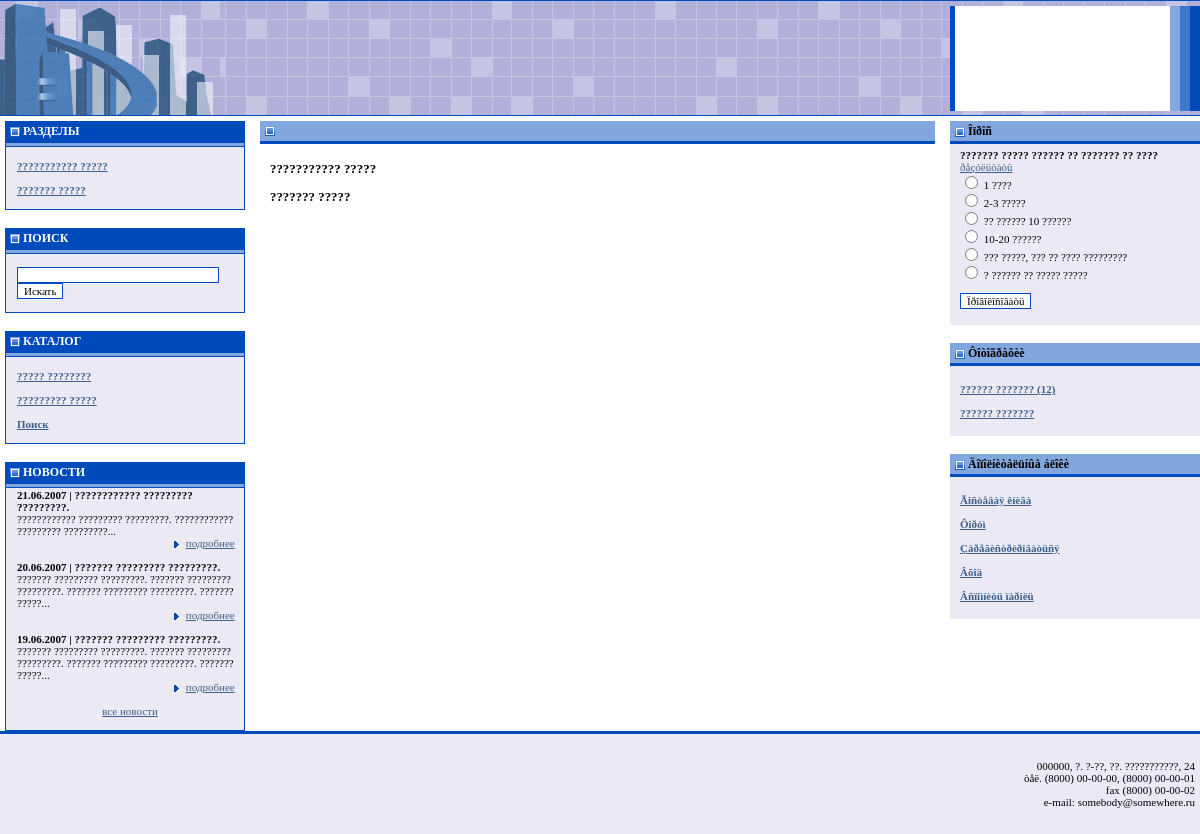
Screenshot of /source/index.php with the database file from the repository.
### tables this page shows
CREATE TABLE system_menu_catalog (
  id_catalog int(11) NOT NULL auto_increment,
  `name` tinytext NOT NULL,
  description text NOT NULL,
  keywords tinytext NOT NULL,
  modrewrite tinytext NOT NULL,
  pos int(11) NOT NULL default '0',
  hide enum('show','hide') NOT NULL default 'show',
  id_parent int(11) NOT NULL default '0',
  PRIMARY KEY  (id_catalog)
);

CREATE TABLE system_catalog (
  id_catalog int(11) NOT NULL auto_increment,
  `name` tinytext NOT NULL,
  description text NOT NULL,
  keywords tinytext NOT NULL,
  modrewrite tinytext NOT NULL,
  pos int(11) NOT NULL default '0',
  hide enum('show','hide') NOT NULL default 'show',
  id_parent int(11) NOT NULL default '0',
  PRIMARY KEY  (id_catalog)
);

CREATE TABLE system_news (
  id_news int(11) NOT NULL auto_increment,
  `name` tinytext NOT NULL,
  body text NOT NULL,
  putdate datetime NOT NULL default '0000-00-00 00:00:00',
  url tinytext NOT NULL,
  urltext tinytext NOT NULL,
  urlpict tinytext NOT NULL,
  hide enum('show','hide') NOT NULL default 'show',
  PRIMARY KEY  (id_news),
  FULLTEXT KEY `name` (`name`,body)
);

CREATE TABLE system_poll (
  id_catalog int(11) NOT NULL auto_increment,
  `name` text,
  archive enum('archive','active') NOT NULL default 'archive',
  hide enum('show','hide') NOT NULL default 'show',
  putdate datetime default NULL,
  PRIMARY KEY  (id_catalog)
);

CREATE TABLE system_poll_answer (
  id_position int(10) NOT NULL auto_increment,
  `name` text,
  pos int(4) default NULL,
  hits int(11) default NULL,
  id_catalog int(11) default NULL,
  PRIMARY KEY  (id_position)
);

CREATE TABLE system_photo_catalog (
  id_catalog int(11) NOT NULL auto_increment,
  `name` tinytext NOT NULL,
  description text NOT NULL,
  hide enum('show','hide') NOT NULL default 'show',
  pos int(11) NOT NULL,
  PRIMARY KEY  (id_catalog)
);

### source/config/config.php (called while the page is built, shortened)
<?php
  $tbl_news             = 'system_news';
  $tbl_catalog          = 'system_menu_catalog';
  $tbl_cat_catalog      = 'system_catalog';
  $tbl_contactaddress   = 'system_contactaddress';
  $tbl_poll             = 'system_poll';
  $tbl_poll_answer      = 'system_poll_answer';
  $tbl_photo_catalog    = 'system_photo_catalog';
  $tbl_photo_position   = 'system_photo_position';
?>

### source/templates/bottom.php (the view, shortened to what this page needs)
</td>
<td width="250" valign="top" style="padding-top: 5px;">
<table width="100%" border="0" cellpadding="0" cellspacing="0">
<tr>
<td height="20" bgcolor="#82A6DE" class="rightpanel_ttl"><img src="dataimg/dot_ttl.gif" align="absmiddle"> Îïðîñ</td>
</tr>
<tr>
<td height="3" nowrap bgcolor="#004BBC"></td>
</tr>
<tr>
<td bgcolor="#EBEAF4" class="rightpanel_txt">
  <?php
    $query = "SELECT * FROM $tbl_poll
              WHERE archive = 'active' AND
      	            hide = 'show'";
    $pol = mysql_query($query);
    if(mysql_num_rows($pol))
    {
      $poll = mysql_fetch_array($pol);
      echo "<b>$poll[name]</b><br>
            <a class=\"rightpanel_lnk\" href=poll.php>ðåçóëüòàòû</a>";
      $query = "SELECT * FROM $tbl_poll_answer
                WHERE id_catalog = $poll[id_catalog]
                ORDER BY pos";
      $ans = mysql_query($query);
      if(mysql_num_rows($ans))
      {
        echo "<form action=poll.php method=post>";
        while($answers = mysql_fetch_array($ans))
        {
          echo "<input type=radio name=id_position value=\"$answers[id_position]\"> $answers[name]<br>";
        }
        echo "<br><input class=in_input type=submit value=Ïðîãîëîñîâàòü>";
        echo "</form>";
      }
    }
  ?>
</td>
</tr>
<tr>
<td>&nbsp;</td>
</tr>
<tr>
<td height="20" bgcolor="#82A6DE" class="rightpanel_ttl"><img src="dataimg/dot_ttl.gif" align="absmiddle"> Ôîòîãðàôèè</td>
</tr>
<tr>
<td height="3" nowrap bgcolor="#004BBC"></td>
</tr>
<tr>
<td bgcolor="#EBEAF4" class="rightpanel_txt"><br>
<?php
  $query = "SELECT * FROM $tbl_photo_catalog
            WHERE hide = 'show'";
  $cat = mysql_query($query);
  if(mysql_num_rows($cat) > 1)
  {
    while($catalog_photo = mysql_fetch_array($cat))
    {
      $query = "SELECT COUNT(*) FROM $tbl_photo_position
                WHERE id_catalog = $catalog_photo[id_catalog] AND
                      hide = 'show'";
      $cnt = mysql_query($query);
      $total = mysql_result($cnt, 0);
      if($total > 0) $total = "&nbsp;($total)";
      else $total = "";
      echo "<b><a href=gallery.php?id_catalog=$catalog_photo[id_catalog]
                    class=\"rightpanel_lnk\">".
           "{$catalog_photo[name]}$total</a></b><br><br>";
    }
  }
?>
</td>
</tr>
<tr>
<td>&nbsp;</td>
</tr>
<tr>
<td height="20" bgcolor="#82A6DE" class="rightpanel_ttl"><img src="dataimg/dot_ttl.gif" align="absmiddle"> Äîïîëíèòåëüíûå áëîêè</td>
</tr>
<tr>
<td height="3" nowrap bgcolor="#004BBC"></td>
</tr>
<tr>
<td bgcolor="#EBEAF4" class="rightpanel_txt"><br>
  <b><a href=guestbook.php class="rightpanel_lnk">Ãîñòåâàÿ êíèãà</a></b><br><br>
  <b><a href=forum/ class="rightpanel_lnk">Ôîðóì</a></b><br><br>
  <b><a href=register.php class="rightpanel_lnk">Çàðåãèñòðèðîâàòüñÿ</a></b><br><br>
  <b><a href=register_enter.php class="rightpanel_lnk">Âõîä</a></b><br><br>
  <b><a href=remember.php class="rightpanel_lnk">Âñïîìíèòü ïàðîëü</a></b><br><br>
</td>
</tr>
</table>
</td>
</tr>
</table>
</td>
</tr>
<tr>
<td height="3" nowrap bgcolor="#004BBC"></td>
</tr>
<tr>
<td height="100" bgcolor="#EBEAF4" class=main_txt>
<?php
  $query = "SELECT * FROM $tbl_contactaddress LIMIT 1";
  $adr = mysql_query($query);
  $address = mysql_fetch_array($adr);
  $adr_arr = array();
  if(!empty($address['address'])) $adr_arr[] = "$address[address]";
  if(!empty($address['phone']))   $adr_arr[] = "òåë. $address[phone]";
  if(!empty($address['fax']))     $adr_arr[] = "fax $address[fax]";
  if(!empty($address['email']))   $adr_arr[] = "e-mail: $address[email]";
  if(!empty($adr_arr))
  {
    echo "<div style='text-align: right'>".implode("<br>", $adr_arr)."</div>";
  }
?>
</td>
</tr>
</table>
</body>
</html>

### source/index.php (shortened to what this page needs)
<?php
  require_once("config/config.php");
  require_once("utils.title.php");
  try
  {
    if(empty($_GET['id_position']))
    {
      if(empty($_GET['id_catalog']))
      {
        $query = "SELECT * FROM $tbl_catalog
                  WHERE id_catalog = $_GET[id_catalog]";
        $cat = mysql_query($query);
        $catalog = mysql_fetch_array($cat);
      }
      if(empty($catalog['name'])) $pagename = $catalog['name'];
      else $pagename = "Ñòàòüè";
      $query = "SELECT * FROM $tbl_catalog
                WHERE hide = 'show' AND id_parent = $_GET[id_catalog]
                ORDER BY pos";
      $sub = mysql_query($query);
      if(mysql_num_rows($sub))
      {
        require_once ("templates/top.php");
        echo title($pagename);
        echo "<div class=\"main_txt\">";
        while($subcatalog = mysql_fetch_array($sub))
        {
          echo "<a href=\"".$_SERVER['PHP_SELF']."?id_catalog=".$subcatalog['id_catalog']."\"
                       class=\"menu_lnk\"><h3>".
                       htmlspecialchars($subcatalog['name'])."</a></h3>";
        }
        echo "</div>";
      }
    }
    require_once ("templates/bottom.php");
  }
  catch(ExceptionMySQL $exc)
  {
    require_once("exception_mysql_debug.php");
  }
  catch(ExceptionMySQL $exc)
  {
    require_once("exception_mysql_debug.php");
  }
  catch(ExceptionMember $exc)
  {
    require_once("exception_member_debug.php");
  }
?>

### source/templates/top.php (shortened to what this page needs)
<?php
  require_once("config/config.php");
  require_once("dmn/utils/utils.print_page.php");
?>
<html>
<head>
<link href="site.css" rel="stylesheet" type="text/css">
</head>
<body bgcolor="#FFFFFF" text="#000000" topmargin="0" bottommargin="0" rightmargin="0" leftmargin="0" marginwidth="0" marginheight="0">
<table width="100%" height="100%" border="0" cellpadding="0" cellspacing="0">
<tr>
<td height="116" background="dataimg/bg_main.gif">
<table width="100%" height="100%" border="0" cellpadding="0" cellspacing="0">
<tr>
<td width="220" nowrap background="/dataimg/bg_city.gif">&nbsp;</td>
<td>&nbsp;</td>
<td width="250" background="dataimg/bg_autorize.gif">
</td>
</tr>
</table>
</td>
</tr>
<tr>
<td valign="top">
<table width="100%" border="0" cellspacing="0" cellpadding="0">
<tr>
<td width="250" align="center" valign="top" style="padding-top: 5px;">
<table width="240" border="0" cellpadding="0" cellspacing="0" bgcolor="#004BBC">
<tr>
<td height="20" class="menu_ttl"><img src="dataimg/dot_ttl.gif" align="absmiddle"> РАЗДЕЛЫ</td>
</tr>
<tr>
<td>
<table width="100%" border="0" cellspacing="1" cellpadding="1">
<tr>
<tr>
<td height="3" nowrap bgcolor="#82A6DE"></td>
</tr>
<tr>
<td bgcolor="#EBEAF4">
<table width="100%" border="0" cellspacing="0" cellpadding="0">
<tr>
  <td width="100%" height="25" align="left" class="in_input_txt"><br>
  <?php
    $query = "SELECT * FROM $tbl_catalog
              WHERE hide = 'show' AND id_parent = 0
              ORDER BY pos";
    $cat = mysql_query($query);
    if(mysql_num_rows($cat))
    {
      while($catalog = mysql_fetch_array($cat))
      {
        echo "<b><a href=index.php?id_catalog=$catalog[id_catalog]
                    class=\"rightpanel_lnk\">$catalog[name]</a></b><br><br>";
      }
    }
  ?>
  </td>
</tr>
</table>
</td>
</tr>
</table>
</td>
</tr>
</table>
<br>
<table width="240" border="0" cellpadding="0" cellspacing="0" bgcolor="#004BBC">
<tr>
<td height="20" class="menu_ttl"><img src="dataimg/dot_ttl.gif" align="absmiddle"> ПОИСК</td>
</tr>
<tr>
<td>
<table width="100%" border="0" cellspacing="1" cellpadding="1">
<tr>
<tr>
<td height="3" nowrap bgcolor="#82A6DE"></td>
</tr>
<tr>
<td bgcolor="#EBEAF4">
<table width="100%" border="0" cellspacing="0" cellpadding="0">
<tr>
    <form action=search_fulltext.php method=GET>
  <td width="100%" height="25" align="left" class="in_input_txt"><br>
      <input type=text class=in_input size=30 name=name value="<?= htmlspecialchars(stripslashes($_GET['name']), ENT_QUOTES); ?>">
      <input type=submit class=in_input value="Искать"><br><br>
  </td>
    </form>
</tr>
</table>
</td>
</tr>
</table>
</td>
</tr>
</table>
<br>
<table width="240" border="0" cellpadding="0" cellspacing="0" bgcolor="#004BBC">
<tr>
<td height="20" class="menu_ttl"><img src="dataimg/dot_ttl.gif" align="absmiddle"> КАТАЛОГ</td>
</tr>
<tr>
<td>
<table width="100%" border="0" cellspacing="1" cellpadding="1">
<tr>
<tr>
<td height="3" nowrap bgcolor="#82A6DE"></td>
</tr>
<tr>
<td bgcolor="#EBEAF4">
<table width="100%" border="0" cellspacing="0" cellpadding="0">
<tr>
  <td width="100%" height="25" align="left" class="in_input_txt"><br>
  <?php
    $query = "SELECT * FROM $tbl_cat_catalog
              WHERE hide = 'show' AND id_parent = 0
              ORDER BY pos";
    $cat = mysql_query($query);
    if(mysql_num_rows($cat))
    {
      while($catalog = mysql_fetch_array($cat))
      {
        echo "<b><a href=index.php?id_catalog=$catalog[id_catalog]
                    class=\"rightpanel_lnk\">$catalog[name]</a></b><br><br>";
      }
      echo "<b><a href=catalog_search.php
                  class=\"rightpanel_lnk\">Поиск</a></b><br><br>";
    }
  ?>
  </td>
</tr>
</table>
</td>
</tr>
</table>
</td>
</tr>
</table>
<br>
<table width="240" border="0" cellpadding="0" cellspacing="0" bgcolor="#004BBC">
<tr>
<td height="20" class="menu_ttl"><img src="dataimg/dot_ttl.gif" align="absmiddle"> НОВОСТИ</td>
</tr>
<tr>
<td>
<table width="100%" border="0" cellspacing="1" cellpadding="1">
<tr>
<tr>
<td height="3" nowrap bgcolor="#82A6DE"></td>
</tr>
<tr>
<td bgcolor="#EBEAF4">
<table width="100%" border="0" cellspacing="0" cellpadding="0">
<tr>
  <td width="100%" height="25" align="left" class="in_input_txt">
  <?php
    $query = "SELECT id_news,
                     name,
                     body,
                     DATE_FORMAT(putdate,'%d.%m.%Y') as putdate_format,
                     url,
                     urltext,
                     urlpict,
                     hide
              FROM $tbl_news
              WHERE hide = 'show'
              ORDER BY putdate DESC
              LIMIT 3";
    $new = mysql_query($query);
    if(mysql_num_rows($new))
    {
      $patt = array("[b]", "[/b]", "[i]", "[/i]");
      $repl = array("", "", "", "");
      $pattern_url = "|\[url[^\]]*\]|";
      $pattern_b_url = "|\[/url[^\]]*\]|";
      while($news_up = mysql_fetch_array($new))
      {
        if(strlen($news_up['body']) > 100)
        {
          $news_up['body'] = substr($news_up['body'], 0, 100)."...";
          $news_up['body'] = str_replace($patt, $repl, $news_up['body']);
          $news_up['body'] = preg_replace($pattern_url, "", $news_up['body']);
          $news_up['body'] = preg_replace($pattern_b_url, "", $news_up['body']);
        }
        echo "<b>$news_up[putdate_format] | ".print_page($news_up['name'])."</b>
            <br>
            ".print_page($news_up['body'])."
            <div align=\"right\">
              <a href=\"news.php?id_news=$news_up[id_news]\"
                 class=\"rightpanel_lnk\">
                 <img src=\"dataimg/dot_lnk.gif\" hspace=\"6\" border=\"0\" align=\"absmiddle\">подробнее</a>&nbsp;&nbsp;&nbsp;
            </div>
            <br>";
      }
    }
    echo "<div align=\"center\">
            <a href=\"news.php\"
               class=\"rightpanel_lnk\">все новости</a><br>
          </div><br>";
  ?>
  </td>
</tr>
</table>
</td>
</tr>
</table>
</td>
</tr>
</table>
</td>
<td valign="top" style="padding-top: 5px; padding-left: 10px; padding-right: 15px; padding-bottom: 10px;">

### source/dmn/utils/utils.print_page.php (shortened to what this page needs)
<?php
  function print_page($postbody)
  {
    $postbody = preg_replace_callback(
              "|([a-zà-ÿ\d!]{35,})|i",
              "split_text",
              $postbody);
    $postbody = htmlspecialchars($postbody, ENT_QUOTES);
    $pattern = "#\[b\](.+)\[\/b\]#isU";
    $postbody = preg_replace($pattern,
                             '<b>\\1</b>',
                             $postbody);
    $pattern = "#\[i\](.+)\[\/i\]#isU";
    $postbody = preg_replace($pattern,
                             '<i>\\1</i>',
                             $postbody);
    $pattern = "#\[u\](.+)\[\/u\]#isU";
    $postbody = preg_replace($pattern,
                             '<u>\\1</u>',
                             $postbody);
    $pattern = "#\[sup\](.+)\[\/sup\]#isU";
    $postbody = preg_replace($pattern,
                             '<sup>\\1</sup>',
                             $postbody);
    $pattern = "#\[sub\](.+)\[\/sub\]#isU";
    $postbody = preg_replace($pattern,
                             '<sub>\\1</sub>',
                             $postbody);
    $pattern = "#\[url\][\s]*([\S]*)[\s]*\[\/url\]#si";
    $postbody = preg_replace_callback($pattern,
               "url_replace",
                $postbody);
    $pattern = "#\[url[\s]*=[\s]*([\S]+)[\s]*\][\s]*([^\[]*)\[/url\]#isU";
    $postbody = preg_replace_callback($pattern,
               "url_replace_name",
                $postbody);
    return $postbody;
  }
?>

### source/utils.title.php (shortened to what this page needs)
<?php
  function title($title)
  {
    return '<table width="100%" border="0" cellpadding="0" cellspacing="0">
        <tr>
          <td height="20" bgcolor="#82A6DE" class="rightpanel_ttl">
            <img src="dataimg/dot_ttl.gif" align="absmiddle">
            '.htmlspecialchars($title).'
          </td>
        </tr>
        <tr>
          <td height="3" nowrap bgcolor="#004BBC"></td>
        </tr>
        </table>';
  }
?>

### source/site.css (style rules this page uses)
.in_input, .button { font-family: Tahoma; font-size: 11px; color: #000000; background-color: #FFFFFF; border: 1px solid #004BBC; }
.in_input_txt { font-family: Tahoma; font-size: 11px; color: #000000; padding-left: 10px; }
.rightpanel_ttl, .main_ttl { font-family: Verdana; font-size: 12px; font-weight: bold; color: #000000; padding-left: 5px; padding-right: 5px; text-align: left; }
.rightpanel_txt, .main_txt { font-family: Tahoma; font-size: 11px; color: #000000; padding-top: 5px; padding-bottom: 5px; padding-left: 10px; padding-right: 5px; text-align: left; }
.rightpanel_lnk, .main_txt_lnk { color: #3E618B; text-decoration: underline; }
.menu_ttl { font-family: Verdana; font-size: 12px; font-weight: bold; color: #FFFFFF; padding-left: 5px; padding-right: 5px; text-align: left; }
.menu_lnk { color: #000000; text-decoration: none; }

### rows the page displays
system_menu_catalog: name "??????????? ?????"
system_menu_catalog: name "??????? ?????"
system_catalog: name "????? ????????"
system_catalog: name "????????? ?????"
system_news: news_up "21.06.2007", name "???????????? ????????? ?????????. ???????????? ????????? ?????????. ???????????? ????????? ?????????..."
system_news: news_up "20.06.2007", name "??????? ????????? ?????????. ??????? ????????? ?????????. ??????? ????????? ?????????. ??????? ????????? ?????????. ??????? ?????..."
system_news: news_up "19.06.2007", name "??????? ????????? ?????????. ??????? ????????? ?????????. ??????? ????????? ?????????. ??????? ????????? ?????????. ??????? ?????..."
system_poll: name "??????? ????? ?????? ?? ??????? ?? ????"
system_poll_answer: name "1 ????"
system_poll_answer: name "2-3 ?????"
system_poll_answer: name "?? ?????? 10 ??????"
system_poll_answer: name "10-20 ??????"
system_poll_answer: name "??? ?????, ??? ?? ???? ?????????"
system_poll_answer: name "? ?????? ?? ????? ?????"
system_photo_catalog: name "?????? ???????", total "(12)"
system_photo_catalog: name "?????? ???????"

### other values shown
implode("<br>", $adr_arr) "000000, ?. ?-??, ??. ???????????, 24 òåë. (8000) 00-00-00, (8000) 00-00-01 fax (8000) 00-00-02 e-mail: somebody@somewhere.ru"
